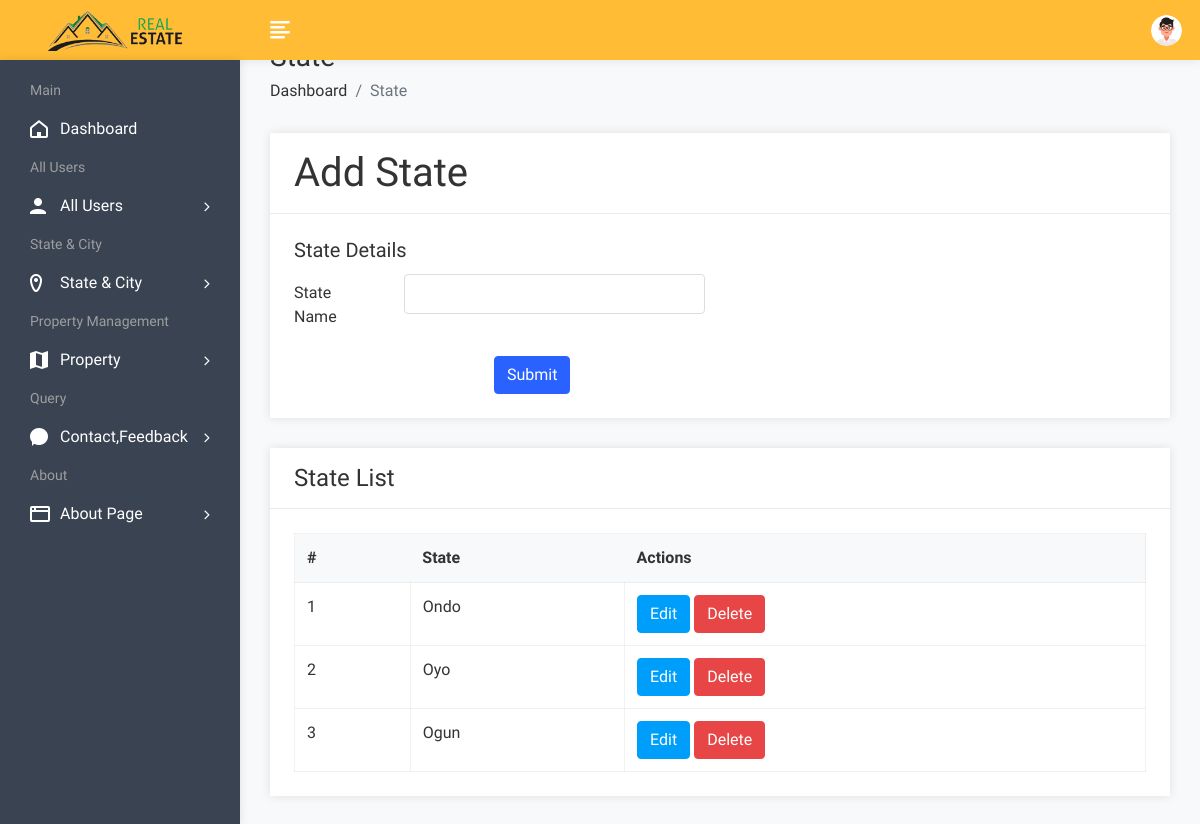
The page /admin/stateadd.php (signed in) on the database its author committed.
### tables this page shows
CREATE TABLE `state` (
  `sid` int(11) NOT NULL,
  `sname` varchar(100) NOT NULL
);

### admin/stateadd.php (the view, shortened to what this page needs)
<!DOCTYPE html>
<html lang="en">
<head>
        <link rel="stylesheet" href="assets/css/bootstrap.min.css">
        <link rel="stylesheet" href="assets/css/font-awesome.min.css">
        <link rel="stylesheet" href="assets/css/feathericon.min.css">
		<link rel="stylesheet" href="assets/plugins/datatables/dataTables.bootstrap4.min.css">
		<link rel="stylesheet" href="assets/plugins/datatables/responsive.bootstrap4.min.css">
		<link rel="stylesheet" href="assets/plugins/datatables/select.bootstrap4.min.css">
		<link rel="stylesheet" href="assets/plugins/datatables/buttons.bootstrap4.min.css">
        <link rel="stylesheet" href="assets/css/style.css">
    </head>
    <body>
			<?php include("header.php");?>
            <div class="page-wrapper">
                <div class="content container-fluid">
					<div class="page-header">
						<div class="row">
							<div class="col">
								<h3 class="page-title">State</h3>
								<ul class="breadcrumb">
									<li class="breadcrumb-item"><a href="dashboard.php">Dashboard</a></li>
									<li class="breadcrumb-item active">State</li>
								</ul>
							</div>
						</div>
					</div>
					<div class="row">
						<div class="col-md-12">
							<div class="card">
								<div class="card-header">
									<h1 class="card-title">Add State</h1>
								</div>
								<form method="post" id="insert product" enctype="multipart/form-data">
									<div class="card-body">
											<div class="row">
												<div class="col-xl-6">
													<h5 class="card-title">State Details</h5>
													<div class="form-group row">
														<label class="col-lg-3 col-form-label">State Name</label>
														<div class="col-lg-9">
															<input type="text" class="form-control" name="state">
														</div>
													</div>
												</div>
											</div>
											<div class="text-left">
												<input type="submit" class="btn btn-primary"  value="Submit" name="insert" style="margin-left:200px;">
											</div>
									</div>
								</form>
							</div>
						</div>
					</div>
				<div class="row">
						<div class="col-sm-12">
							<div class="card">
								<div class="card-header">
									<h4 class="card-title">State List</h4>
								</div>
								<div class="card-body">
									<table id="basic-datatable " class="table table-bordered table-hover">
                                            <thead>
                                                <tr>
                                                    <th>#</th>
                                                    <th>State</th>
													<th>Actions</th>
                                                </tr>
                                            </thead>
                                            <tbody>
											<?php
												$query=mysqli_query($con,"SELECT * FROM state");
												$cnt=1;
												while($row=mysqli_fetch_row($query))
													{
											?>
                                                <tr>
                                                    <td><?php echo $cnt; ?></td>
                                                    <td><?php echo $row['1']; ?></td>
													<td><a href="stateedit.php?id=<?php echo $row['0']; ?>"><button class="btn btn-info">Edit</button></a>
                                                    <a href="statedelete.php?id=<?php echo $row['0']; ?>"><button class="btn btn-danger">Delete</button></a></td>
                                                </tr>
                                                <?php $cnt=$cnt+1; } ?>
                                            </tbody>
                                        </table>
								</div>
							</div>
						</div>
					</div>
				</div>
			</div>
    </body>
</html>

### rows shown on the page
state: sname "Ondo"
state: sname "Oyo"
state: sname "Ogun"
